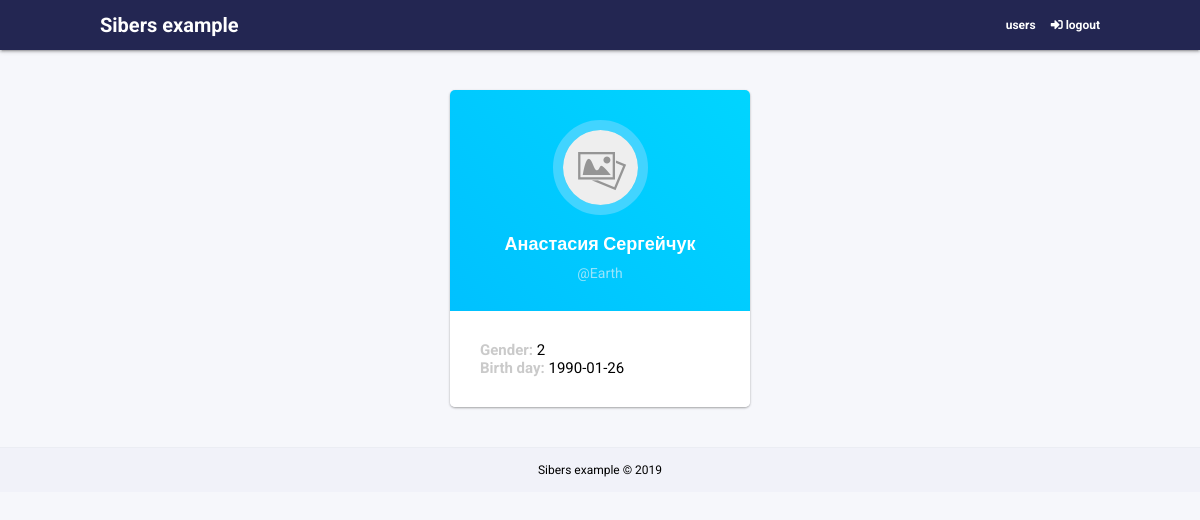
Page /profile/Earth (signed in) on the committed database.
### tables this page shows
CREATE TABLE `users` (
  `id` int(8) NOT NULL,
  `login` varchar(32) NOT NULL,
  `password` varchar(32) NOT NULL,
  `name` varchar(32) NOT NULL,
  `lastname` varchar(32) NOT NULL,
  `gender` int(1) NOT NULL,
  `bday` date NOT NULL
);

### app/controllers/indexController.php (called while the page is built, shortened)
<?php
class IndexController extends Controller {
	protected $user;
	public function __construct($route) {
		$this->user = new UserModel();
	}
	public function profileAction($params) {
		$data = $this->user->read($params[0]);
		View::render('index/profile', 'main', $data);
		return true;
	}
}

### index.php (called while the page is built, shortened)
<?php
spl_autoload_register(function($class) {
    $path = str_replace('\\', '/', $class.'.php');
});
$router = new Router;
$router -> run();

### app/libs/db.php (called while the page is built, shortened)
<?php
class Db {
	protected $db;
	public function __construct() {
		$config = require CONFIG.'db.php';
		$this->db = new PDO('mysql:host='.$config['host'].';dbname='.$config['db'].'', $config['user'], $config['password']);
	}
	public function query($sql, $params = []) {
		$stmt = $this->db->prepare($sql);
		if (!empty($params)) {
			foreach ($params as $key => $val) {
				$stmt->bindValue(':'.$key, $val);
			}
		}
		$stmt->execute();
		return $stmt;
	}
}

### app/configs/db.php (called while the page is built)
<?php
return [
	'host' => 'localhost',
	'db' => 'sibers_example',
	'user' => 'admin',
	'password' => '',
];

### app/models/userModel.php (called while the page is built, shortened)
<?php
class UserModel extends Model {
	public function read($login){
		$params = ['login' => $this->clean($login)];
		$query = 'SELECT `id`, `name`, `login`, `lastname`, `gender`, `bday` FROM `users` WHERE `login` = :login LIMIT 1';
		$result = $this->db->query($query, $params);
		$data = $result -> fetch ();
		return $data;
	}
	private function clean($value) {
	    $value = trim($value);
	    $value = stripslashes($value);
	    $value = strip_tags($value);
	    $value = htmlspecialchars($value);
	    $value = preg_replace('/[^ a-zа-яё\d]/ui', '', $value);
	    return $value;
	}
}

### app/core/Model.php (called while the page is built, shortened)
<?php
class Model {
	public function __construct() {
		$this->db = new Db;
	}
}

### app/configs/routes.php (called while the page is built)
<?php
return array(
	'' => 'index/index',
	'login' => 'index/login',
	'logout' => 'index/logout',
	'users([\?][=&A-Za-z0-9]+)' => 'index/users',
	'users' => 'index/users',
	'profile/([A-Za-z0-9]+)' => 'index/profile/$1',
	'edit/([A-Za-z0-9]+)' => 'index/edit/$1',
	'delete' => 'index/delete',
);

### app/acl/index.php (called while the page is built)
<?php
return [
	'all' => [
		'IndexAction',
		'ProfileAction',
	],
	'authorize' => [
		'UsersAction',
		'EditAction',
		'DeleteAction',
		'LogoutAction',
	],
	'guest' => [
		'IndexAction',
		'LoginAction',
	],
];

### app/core/Controller.php (called while the page is built, shortened)
<?php
class Controller {
	public $route;
	public $acl;
	public function __construct($route) {
		$this->route = $route;
	}
	public function checkAcl() {
		$this->acl = require APP.'acl/index.php';
		if ($this->isAcl('all')) {
			return true;
		}
		elseif (isset($_SESSION['login']) and $this->isAcl('authorize')) {
			return true;
		}
		elseif (!isset($_SESSION['login']) and $this->isAcl('guest')) {
			return true;
		}
		return false;
	}
	public function isAcl($key) {
		return in_array($this->route, $this->acl[$key]);
	}
}

### app/views/index/profile.php (the view)
<div class="profile">
 <div class="profile__header">
 	<img class="profile__photo" src="/img/noimg.jpg" height="75"><br>
 	<div class="profile__name"><?php echo $data["name"].' '.$data["lastname"]; ?></div>
 	<div class="profile__login">@<?php echo $data["login"]; ?></div>
 </div>
 <div class="profile__info">
 	<span class="profile__label">Gender:</span> <?php echo $data["gender"].'<br>';?>
 	<span class="profile__label">Birth day:</span> <?php echo $data["bday"].'<br>';?>
 </div>
</div>

### app/core/Router.php (shortened to what this page needs)
<?php
class Router {
    protected $routes;
    protected $uri;
    public function __construct(){
        $routes = include(CONFIG.'routes.php');
        $this->routes = $routes;
        $this->uri = trim($_SERVER['REQUEST_URI'], '/');
    }
    public function match() {
        foreach($this->routes as $uriPattern => $patch) {
            if (preg_match('~^'.$uriPattern.'$~', $this->uri)) {
                $internalRoute = preg_replace("~^$uriPattern$~", $patch, $this->uri);
                $segments = explode('/', $internalRoute);
                $controllerName = array_shift($segments).'Controller';
                $actionName = ucfirst(array_shift($segments).'Action');
                $parameters = $segments;
                $path = 'app\controllers\\'.ucfirst($controllerName);
                if (class_exists($path)) {
                    if (method_exists($path, $actionName)) {
                        $controller = new $path($actionName);
                        $controller->$actionName($parameters);
                        return true;
                    } else {
                        debug('no method:'.$action);
                        View::errorCode(404);
                    }
                } else {
                    debug('no controller:'.$path);
                    View::errorCode(404);
                }
            }
        }
    }
    public function run() {
        if(self::match()) {
        } else {
            View::errorCode(404);
        }
    }
}

### app/views/main.php (shortened to what this page needs)
<?php
  function printNav(){
    if (isset($_SESSION['login'])) {
      echo '<a href="/users">users</a><a href="/logout"><i class="fas fa-sign-in-alt"></i> logout</a>';
    } else {
      echo '<a href="/login"><i class="fas fa-sign-in-alt"></i> login</a>';
    }
  }
?>
<!DOCTYPE html>
<html lang="ru">
<head>
  <link rel="stylesheet" href="https://use.fontawesome.com/releases/v5.7.2/css/all.css">
  <link rel="stylesheet" type="text/css" href="/css/common.css">
  <link rel="stylesheet" type="text/css" href="/css/login.css">
  <link rel="stylesheet" type="text/css" href="/css/users.css">
  <link rel="stylesheet" type="text/css" href="/css/profile.css">
</head>
<body>
  <header>
    <div class="header__wrap">
      <div class="logo"><a href="/">Sibers example</a></div>
      <nav>
        <?php printNav(); ?>
      </nav>
    </div>
  </header>
  <?php print_r($content); ?>
  <footer>
    Sibers example &copy; 2019
  </footer>
</body>
</html>

### css/common.css (style rules this page uses)
body { padding: 0; margin: 0; background-color: #f6f7fb; font-family: 'Roboto', sans-serif; font-size: 12px; }
header { background: #232652; color: #fff; height: 50px; padding: 0 15px; line-height: 50px; font-weight: bolder; box-shadow: 0 2px 2px 0 rgba(0,0,0,0.14), 0 3px 1px -2px rgba(0,0,0,0.12), 0 1px 5px 0 rgba(0,0,0,0.2); }
.header__wrap { margin: 0 auto; width: 1000px; display: flex; }
.logo { width: 30%; font-weight: bold; font-size: 20px; }
.logo a { text-decoration: none; color: #fff; }
nav { width: 70%; text-align: right; }
nav a { color: #fff; font-weight: bold; margin-left: 15px; text-decoration: none; }
footer { padding: 15px; text-align: center; border-top: 1px solid #ebedf3; background: #f1f2f9; }

### css/profile.css (style rules this page uses)
.profile { margin: 40px auto; width: 300px; box-shadow: 0 1px 3px rgba(0,0,0,0.12), 0 1px 2px rgba(0,0,0,0.24); border-radius: 5px; }
.profile__header { border-top-left-radius: 5px; border-top-right-radius: 5px; background:linear-gradient(45deg, #00c1ff, #00d5ff); min-height: 120px; text-align: center; padding: 30px; }
.profile__photo { border-radius: 50%; border: 10px solid #42d4ff; margin-bottom: 15px; }
.profile__name { color: #fff; font-weight: bold; font-size: 18px; margin-bottom: 10px; }
.profile__login { color: #98e4fb; font-size: 14px; }
.profile__info { background: #fff; padding: 30px; font-size: 15px; border-bottom-left-radius: 5px; border-bottom-right-radius: 5px; }
.profile__label { color: #cacaca; font-weight: bold; }

### rows in the picture
users: name "Анастасия", lastname "Сергейчук", login "Earth", gender "2", bday "1990-01-26"
